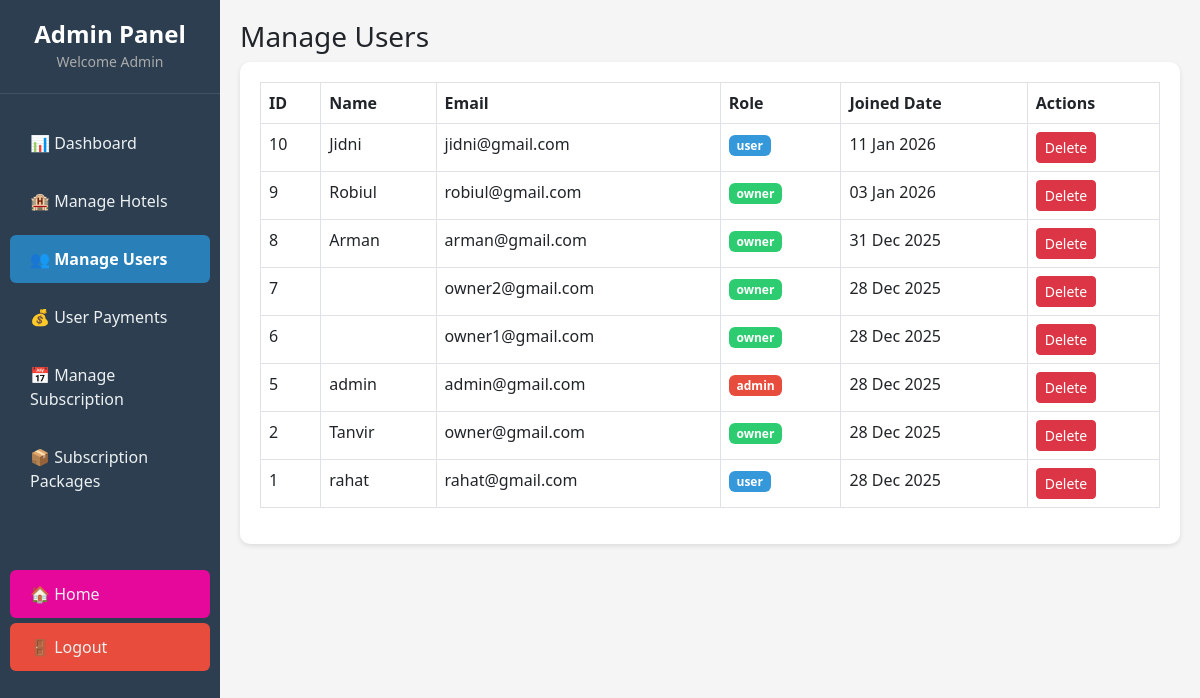
Before: /admin/users.php (signed in) with the older database file.
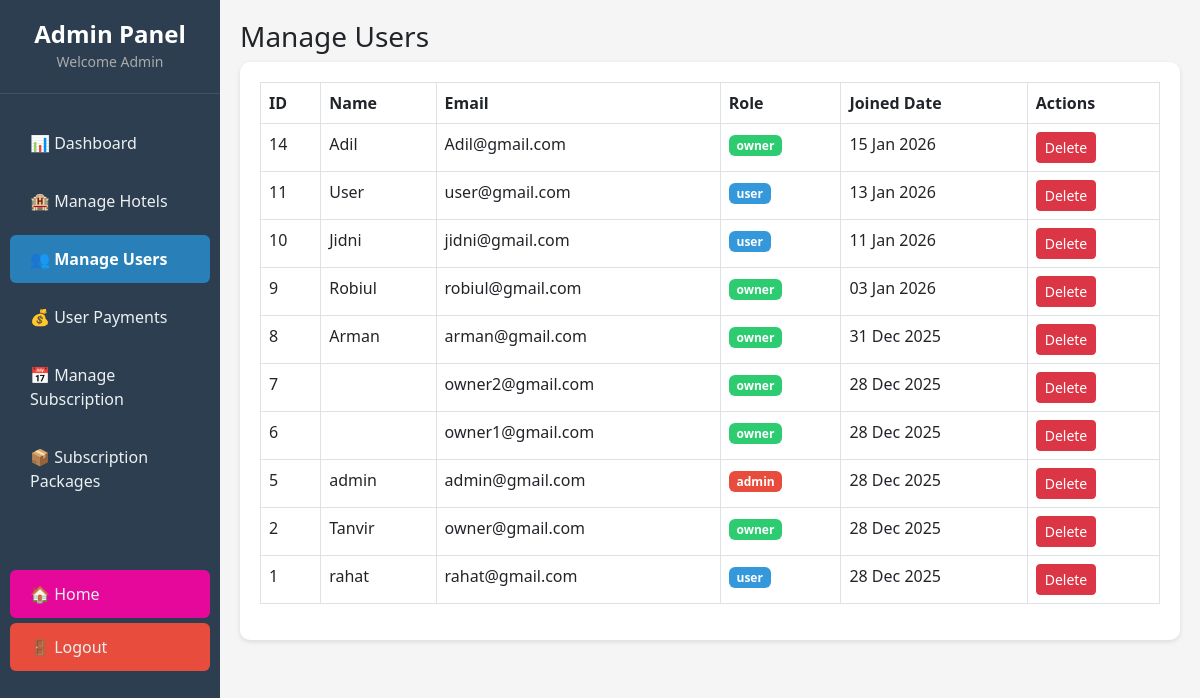
After: the same page with the newer database file.
### tables this page shows
CREATE TABLE `users` (
  `id` int(11) NOT NULL,
  `name` varchar(100) DEFAULT NULL,
  `email` varchar(150) DEFAULT NULL,
  `phone` varchar(20) DEFAULT NULL,
  `password` varchar(255) DEFAULT NULL,
  `role` enum('admin','owner','user') DEFAULT 'user',
  `created_at` timestamp NOT NULL DEFAULT current_timestamp()
);

### admin/users.php (the view, shortened to what this page needs)
<?php
include "../db_connect.php";
$sql = "SELECT * FROM users ORDER BY id DESC";
$result = mysqli_query($conn, $sql);
?>
<!DOCTYPE html>
<html>
<head>
    <link href="https://cdn.jsdelivr.net/npm/bootstrap@5.3.0/dist/css/bootstrap.min.css" rel="stylesheet">
</head>
<body>
<?php include "sidebar.php"; ?>
<div class="main">
    <h3>Manage Users</h3>
    <div class="table-box">
        <table class="table table-bordered">
            <tr>
                <th>ID</th>
                <th>Name</th>
                <th>Email</th>
                <th>Role</th>
                <th>Joined Date</th>
                <th>Actions</th>
            </tr>
            <?php if(mysqli_num_rows($result) > 0): ?>
                <?php while($row = mysqli_fetch_assoc($result)): ?>
                <tr>
                    <td><?php echo $row['id']; ?></td>
                    <td><?php echo $row['name']; ?></td>
                    <td><?php echo $row['email']; ?></td>
                    <td>
                        <?php
                        $badge_class = 'badge-user';
                        if($row['role'] == 'owner') $badge_class = 'badge-owner';
                        if($row['role'] == 'admin') $badge_class = 'badge-admin';
                        ?>
                        <span class="badge <?php echo $badge_class; ?>">
                            <?php echo $row['role']; ?>
                        </span>
                    </td>
                    <td><?php echo date('d M Y', strtotime($row['created_at'])); ?></td>
                    <td>
                        <a href="delete_user.php?id=<?php echo $row['id']; ?>"
                           class="btn btn-danger btn-sm"
                           onclick="return confirm('Delete this user?')">Delete</a>
                    </td>
                </tr>
                <?php endwhile; ?>
            <?php else: ?>
                <tr>
                    <td colspan="6" class="text-center">No users found</td>
                </tr>
            <?php endif; ?>
        </table>
    </div>
</div>
</body>
</html>

Changed rows visible on the page:
added users: id "14", name "Adil", email "Adil@gmail.com", role "owner", created_at "15 Jan 2026"
added users: id "11", name "User", email "user@gmail.com", role "user", created_at "13 Jan 2026"
